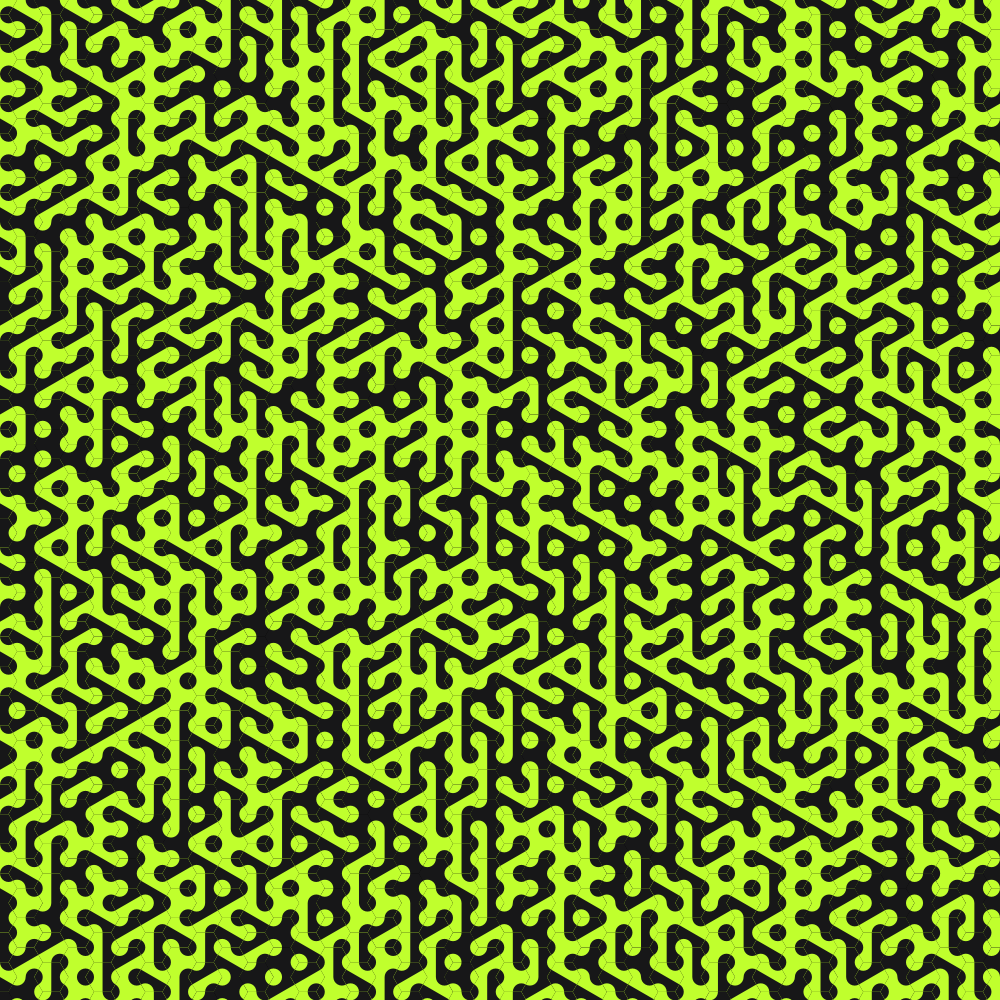
Frame 1 (no input)
Frame 60 (the mouse pressed at the canvas centre just before this capture): identical to frame 1, image omitted
Frame 120 (the mouse held since frame 60 and released just before this capture): identical to frame 1, image omitted

The Processing sketch that drew this single still picture (run headless with seeded random() and noise(); from frame 60 on, the mouse is pressed at the canvas centre):

// Processing sketch: truchettilesv4
// ── truchettilesv4.pde
Hex[][] grid;
float rM;
float r;
int n =40;
int weight = 15;
float xSep;
float tightArcSize;
float looseArcSize;
float s;
color bg;
color fg;
Hex test;
int[] statePool = {0,1,2,3,4};

void setup(){
  size(1000, 1000);
  noStroke();
  //bg = color(#FCB61A,255);
  //fg = color(#F4F3F0, 255);
  bg = color(#171718, 255);
  fg = color(#C0FF2D, 255);
  rM = width/((n-1)*(1+sin(PI/6)));
  r = rM*cos(PI/6);
  xSep = rM*(1+sin(PI/6));
  tightArcSize = 2*rM*sin(PI/6);
  s = 2*rM*sin(PI/6);
  looseArcSize = 2*1.5*s;
  background(0);

  noFill();
  
  
  //test = new Hex(width/2, height/2);
  //test.show();
  // init grid
  grid = new Hex[n][n];
  for(int row = 0; row < n; row++){
    for(int col = 0; col < n; col++){
      if(col % 2 == 1){
        grid[row][col] = new Hex(col*xSep, (2*row+1)*r, statePool[int(random(statePool.length))]);
      } else {
        grid[row][col] = new Hex(col*xSep, 2*row*r, statePool[int(random(statePool.length))]);
      }
      grid[row][col].show();
    }
  }
  
}

void draw(){

}

void generateEvenStatePool(){
  
}

// ── Hex.pde
class Hex{
  PVector pos;
  int state;
  Hex(float x, float y, int state_){
    pos = new PVector(x,y);
    //state = int(random(4));
    state = state_;
    //a = int(random(6))*TWO_PI/6;
  }
  
  void drawHex(color c){
    fill(c);
    beginShape();
        for(int i = 0; i < 6; i ++){
          vertex(rM*cos(i*THIRD_PI), rM*sin(i*THIRD_PI));
        }
    endShape(CLOSE);
  }
  
  void drawArcAtCorners(int[] corners, color c){
    fill(c);
    for(int i : corners){
      pushMatrix();
      rotate(i*THIRD_PI);
      arc(-rM,0,s, s, -THIRD_PI, THIRD_PI); 
      popMatrix();
    }
  }
  
  void drawMainTile(){
    drawHex(fg);
    fill(bg);
    // front cover
    beginShape();
      vertex(0,-r);
      for(int i = 0; i < 3; i++){
        vertex(rM*cos(i*THIRD_PI - THIRD_PI), rM*sin(i*THIRD_PI - THIRD_PI));
      }
      vertex(0,r);
    endShape(CLOSE);
    // final arc
    int[] bCorners = {0};
    int[] wCorners = {3};
    drawArcAtCorners(bCorners, bg);
    drawArcAtCorners(wCorners, fg);
  }
  
  void show(){  
    pushMatrix();
    translate(pos.x, pos.y);
    
    switch(state){
      case 0: // main tile
        // background hex
        drawMainTile();
        break;
      case 1: // all tight arcs
        rotate(TWO_PI/3);
        drawMainTile();
        break;
       case 2: // crossing loose arcs, one tight arc
         rotate(2*TWO_PI/3);
         drawMainTile();
         break;
       case 3: // two loose, one straight
         drawHex(fg);
         int[] state1Corners = {0,2,4};
         drawArcAtCorners(state1Corners, bg);
         break;
       case 4:
        drawHex(bg);
        int[] state2Corners = {1,3,5};
        drawArcAtCorners(state2Corners, fg);
        break;
    }
    popMatrix();
  }
}
